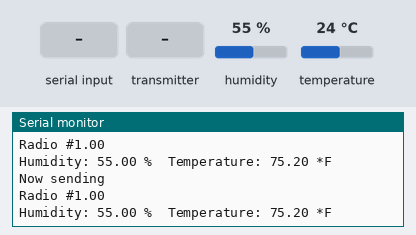
The sketch below on a simulated Arduino Uno, built with avr-gcc and run on an emulated ATmega328P. Parts: the last lines printed to the serial monitor. Inputs (shaded band) come from the test bench; at power-on: humidity 55 %, temperature 24 °C. No radio packets arrive unless stated.

Above: at 2.8 s.
2.9 s: "R" received over Serial
At 4.5 s:
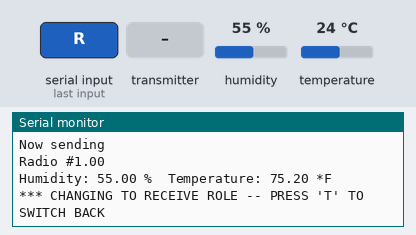
5.5 s: the transmitter starts sending got_time = 0
At 5.57 s:
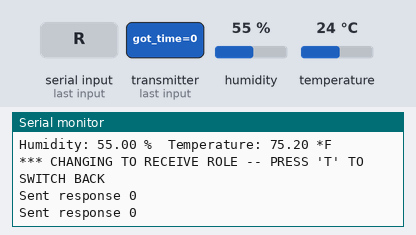
7.4 s: "T" received over Serial
At 7.8 s:
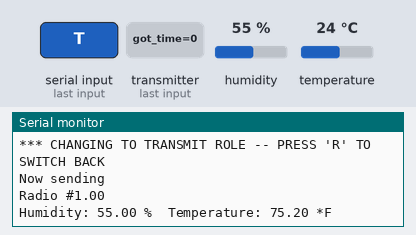
8.9 s: humidity set to 22 %
At 10.2 s:
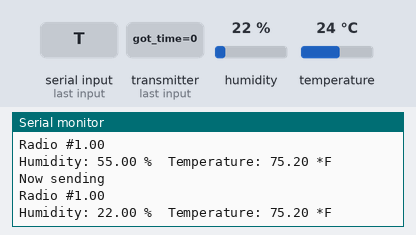
10.4 s: temperature set to 12 °C
At 11.8 s:
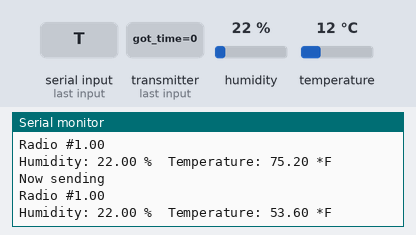
11.9 s: humidity set to 40 %
At 14.2 s:
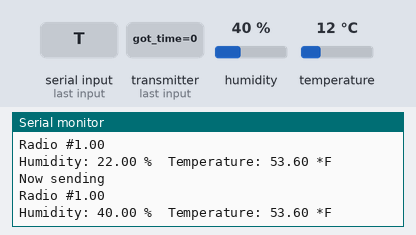
Timing chart, 0 to 14.4 s (numbered marks = the images above; inputs shaded):
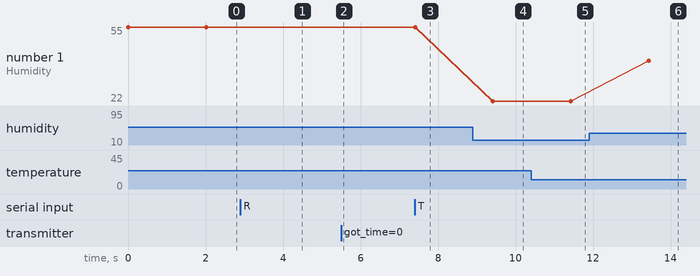

The sketch:

tx_temp.ino
```cpp
/*
* Getting Started example sketch for nRF24L01+ radios
* This is a very basic example of how to send data from one node to another
* Updated: Dec 2014 by TMRh20
*/

#include <SPI.h>
#include "RF24.h"
#include "DHT.h"

#define DHTPIN 2     // what pin we're connected to
#define DHTTYPE DHT22   // DHT 22  (AM2302)

// AM2302
// Connect pin 1 (on the left) of the sensor to +5V
// Connect pin 2 of the sensor to whatever your DHTPIN is
// Connect pin 4 (on the right) of the sensor to GROUND
// Connect a 10K resistor from pin 2 (data) to pin 1 (power) of the sensor
DHT dht(DHTPIN, DHTTYPE);

/****************** User Config ***************************/
/***      Set this radio as radio number 0 or 1         ***/
bool radioNumber = 1;

/* Hardware configuration: Set up nRF24L01 radio on SPI bus plus pins 7 & 8 */
RF24 radio(7,8);
/**********************************************************/

byte addresses[][6] = {"1Node","2Node"};

// Used to control whether this node is sending or receiving
bool role = 1;

void setup() {
  Serial.begin(115200);
  Serial.println(F("RF24 transmitting AM2302 temp and humidity"));
  Wire.begin();
  dht.begin();

  radio.begin();

  // Set the PA Level low to prevent power supply related issues since this is a
 // getting_started sketch, and the likelihood of close proximity of the devices. RF24_PA_MAX is default.
  radio.setPALevel(RF24_PA_LOW);

  // Open a writing and reading pipe on each radio, with opposite addresses
  if(radioNumber){
    radio.openWritingPipe(addresses[1]);
    radio.openReadingPipe(1,addresses[0]);
  }else{
    radio.openWritingPipe(addresses[0]);
    radio.openReadingPipe(1,addresses[1]);
  }

  // Start the radio listening for data
  radio.startListening();
}

void loop() {

  float temp_hum_val[3] = {0};

/****************** Ping Out Role ***************************/
if (role == 1)  {

    radio.stopListening();                                    // First, stop listening so we can talk.


    Serial.println(F("Now sending"));

    if(!dht.readTempAndHumidity(temp_hum_val)){
        temp_hum_val[2] = 1.0;
        Serial.print("Radio #");
        Serial.println(temp_hum_val[2]);
        Serial.print("Humidity: ");
        Serial.print(temp_hum_val[0]);
        Serial.print(" %\t");
        Serial.print("Temperature: ");
        temp_hum_val[1] = dht.convertCtoF(temp_hum_val[1]);
        Serial.print(temp_hum_val[1]);
        Serial.println(" *F");
    }
    else{
       Serial.println("Failed to get temprature and humidity value.");
    }

   delay(2000);

     if (!radio.write( temp_hum_val, sizeof(temp_hum_val) )){
       Serial.println(F("failed"));
     }
     //if (!radio.write( &temp_hum_val[1], sizeof(float) )){
     //  Serial.println(F("failed temp"));
     //}

    radio.startListening();                                    // Now, continue listening
    /*
    unsigned long started_waiting_at = micros();               // Set up a timeout period, get the current microseconds
    boolean timeout = false;                                   // Set up a variable to indicate if a response was received or not

    while ( ! radio.available() ){                             // While nothing is received
      if (micros() - started_waiting_at > 200000 ){            // If waited longer than 200ms, indicate timeout and exit while loop
          timeout = true;
          break;
      }
    }

    if ( timeout ){                                             // Describe the results
        Serial.println(F("Failed, response timed out."));
    }else{
        unsigned long got_time;                                 // Grab the response, compare, and send to debugging spew
        radio.read( &got_time, sizeof(unsigned long) );
        unsigned long end_time = micros();

        // Spew it
        Serial.print(F("Sent "));
        Serial.print(start_time);
        Serial.print(F(", Got response "));
        Serial.print(got_time);
        Serial.print(F(", Round-trip delay "));
        Serial.print(end_time-start_time);
        Serial.println(F(" microseconds"));
    }

    // Try again 1s later
    delay(1000);
    */
  }


/****************** Pong Back Role ***************************/

  if ( role == 0 )
  {
    unsigned long got_time;

    if( radio.available()){
                                                                    // Variable for the received timestamp
      while (radio.available()) {                                   // While there is data ready
        radio.read( &got_time, sizeof(unsigned long) );             // Get the payload
      }

      radio.stopListening();                                        // First, stop listening so we can talk
      radio.write( &got_time, sizeof(unsigned long) );              // Send the final one back.
      radio.startListening();                                       // Now, resume listening so we catch the next packets.
      Serial.print(F("Sent response "));
      Serial.println(got_time);
   }
 }


/****************** Change Roles via Serial Commands ***************************/

  if ( Serial.available() )
  {
    char c = toupper(Serial.read());
    if ( c == 'T' && role == 0 ){
      Serial.println(F("*** CHANGING TO TRANSMIT ROLE -- PRESS 'R' TO SWITCH BACK"));
      role = 1;                  // Become the primary transmitter (ping out)

   }else
    if ( c == 'R' && role == 1 ){
      Serial.println(F("*** CHANGING TO RECEIVE ROLE -- PRESS 'T' TO SWITCH BACK"));
       role = 0;                // Become the primary receiver (pong back)
       radio.startListening();

    }
  }


} // Loop
```

Measured:
- after the input at 2.9 s, the serial monitor: prints a new line after 1.1 s (image 1)
- after the input at 5.5 s, the serial monitor: prints a new line at once (image 2)
- after the input at 7.4 s, the serial monitor: prints a new line at once (image 3)
- after the input at 8.9 s, the serial monitor: prints a new line after 0.52 s (image 4)
- after the input at 10.4 s, the serial monitor: prints a new line after 1.0 s (image 5)
- after the input at 11.9 s, the serial monitor: prints a new line after 1.5 s (image 6)
- plotted number 1: 55 → 22 after the input at 8.9 s, 22 → 40 after the input at 11.9 s
